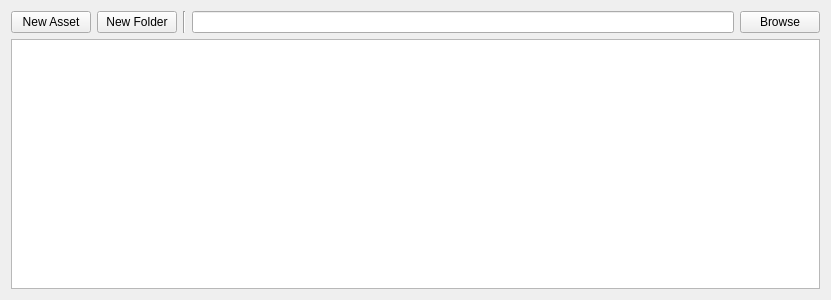
<?xml version="1.0" encoding="UTF-8"?>
<ui version="4.0">
 <class>ContentBrowser</class>
 <widget class="QWidget" name="ContentBrowser">
  <property name="geometry">
   <rect>
    <x>0</x>
    <y>0</y>
    <width>831</width>
    <height>300</height>
   </rect>
  </property>
  <property name="windowTitle">
   <string>Form</string>
  </property>
  <layout class="QVBoxLayout" name="verticalLayout">
   <item>
    <layout class="QHBoxLayout" name="horizontalLayout">
     <item>
      <widget class="QPushButton" name="newAsset">
       <property name="text">
        <string>New Asset</string>
       </property>
      </widget>
     </item>
     <item>
      <widget class="QPushButton" name="pushButton">
       <property name="text">
        <string>New Folder</string>
       </property>
      </widget>
     </item>
     <item>
      <widget class="Line" name="line">
       <property name="orientation">
        <enum>Qt::Orientation::Vertical</enum>
       </property>
      </widget>
     </item>
     <item>
      <widget class="QLineEdit" name="folderLineEdit">
       <property name="readOnly">
        <bool>true</bool>
       </property>
      </widget>
     </item>
     <item>
      <widget class="QPushButton" name="browseFolder">
       <property name="text">
        <string>Browse</string>
       </property>
      </widget>
     </item>
    </layout>
   </item>
   <item>
    <widget class="ContentBrowserFolderView" name="CBFolderView"/>
   </item>
  </layout>
 </widget>
 <customwidgets>
  <customwidget>
   <class>ContentBrowserFolderView</class>
   <extends>QTableView</extends>
   <header location="global">editor.windows.ContentBrowser</header>
  </customwidget>
 </customwidgets>
 <resources/>
 <connections/>
</ui>
